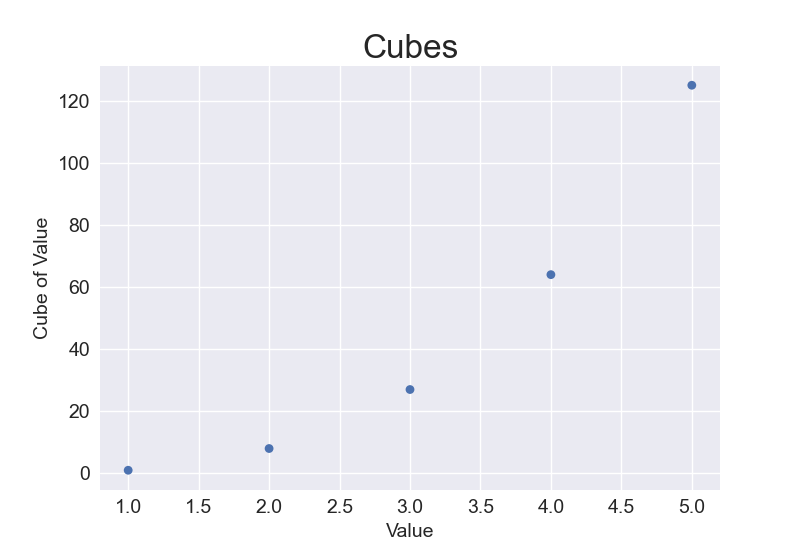

Write Python code to recreate this figure.
from matplotlib import pyplot as plt

# データを定義する
x_values = [1, 2, 3, 4, 5]
cubes = [x**3 for x in x_values]

# プロットを作成する
plt.style.use('seaborn')
fig, ax = plt.subplots()
ax.scatter(x_values, cubes, edgecolor='none', s=40)

# グラフのタイトルと軸ラベルを設定する
ax.set_title("Cubes", fontsize=24)
ax.set_xlabel('Value', fontsize=14)
ax.set_ylabel('Cube of Value', fontsize=14)

# 軸のメモリラベルを設定する
ax.tick_params(axis='both', labelsize=14)

# グラフを表示する
# plt.savefig('4_1_cubes5.png')
plt.show()
